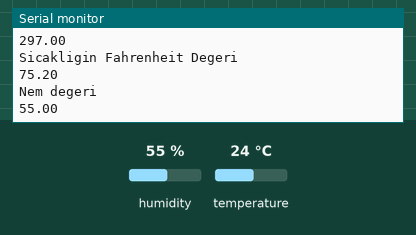
Recording of a sketch running on a simulated Arduino Uno, built with avr-gcc and run on an emulated ATmega328P. On the bench: the last lines printed to the serial monitor. Inputs (shaded band) come from the test bench; at power-on: humidity 55 %, temperature 24 °C.

Above: at 3.8 s.
3.9 s: humidity set to 22 %
At 6.6 s:
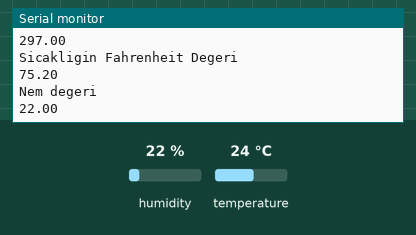
7.9 s: temperature set to 12 °C
At 9.7 s:
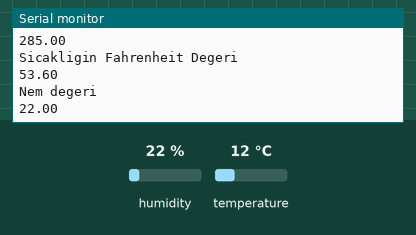
11.9 s: humidity set to 40 %
At 12.9 s:
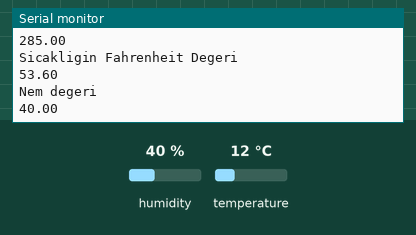
Timing chart, 0 to 14.9 s (numbered marks = the images above; inputs shaded):
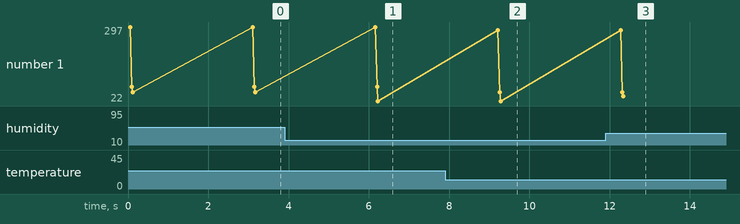

Measured:
- after the input at 3.9 s, the serial monitor: prints a new line after 2.3 s (image 1)
- after the input at 7.9 s, the serial monitor: prints a new line after 1.3 s (image 2)
- after the input at 11.9 s, the serial monitor: prints a new line after 0.44 s (image 3)
- plotted number 1: 55 → 22 after the input at 3.9 s, 22 → 40 after the input at 11.9 s

The sketch:

DHT11_kullan_m_.ino
```cpp
#include <DHT.h>
#include <DHT_U.h>

#define DHTPIN 2
#define DHTTYPE DHT11


DHT dht(DHTPIN,DHTTYPE);


#define Sinyal A0


void setup() {
  dht.begin();
  Serial.begin(9600);

}

void loop() {

  float Sicaklik = dht.readTemperature();
  float Nem  = dht.readHumidity();

  float Sicaklik_kelvin = Sicaklik + 273;
  float Sicaklik_Fahrenheit = (9*Sicaklik)/5 + 32;

  Serial.println("Sicakligin Kelvin Degeri");
  Serial.println(Sicaklik_kelvin);
  Serial.println("\n");
  Serial.println("Sicakligin Fahrenheit Degeri");
  Serial.println(Sicaklik_Fahrenheit);
  Serial.println("\n");
  Serial.println("Nem degeri");
  Serial.println(Nem);

  delay(3000);


}
```
